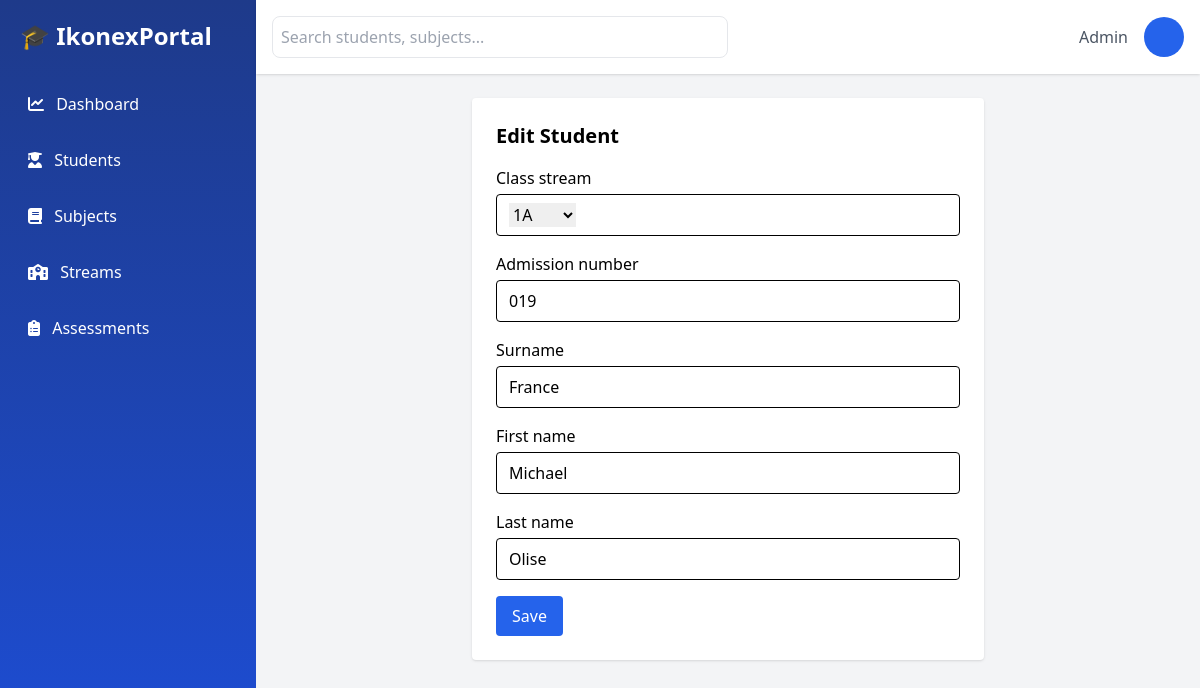
The page /students/1/update/ on the database its author committed.
### Ikonex/models.py (models this page shows, shortened)
class Student(models.Model):
    class_stream = models.ForeignKey(ClassStream, on_delete=models.CASCADE, related_name="students")
    admission_number = models.CharField(max_length=40, unique=True)
    surname = models.CharField(max_length=50)
    first_name = models.CharField(max_length=50)
    last_name = models.CharField(max_length=50)
    created_at = models.DateTimeField(auto_now_add=True)

### Ikonex/views.py (the view)
# urls.py: path("students/<int:pk>/update/", StudentUpdateView.as_view(), name="update-student"),
class StudentUpdateView(UpdateView):
    model = Student
    form_class = StudentForm
    template_name =  "students/student_form.html"
    success_url = reverse_lazy("student-list")

### Ikonex/forms.py
class StudentForm(forms.ModelForm):
    class Meta:
        model = Student
        fields = "__all__"

### Ikonex/models.py (called while the page is built)
    def __str__(self):
        return self.name

### templates/students/student_form.html (shortened to what this page needs)
{% extends 'home/base.html' %}
{% block content %}
<div class="bg-white p-6 rounded shadow max-w-lg mx-auto">
    <h2 class="text-xl font-bold mb-4">
        {% if object %}Edit Student{% else %}Add Student{% endif %}
    </h2>
    <form method="post" class="space-y-4">
       {% for field in form %}
        <div>
            <label class="block font-medium mb-1">
                {{ field.label }}
            </label>
            <div class="w-full border border-black rounded px-3 py-2">
                {{ field }}
            </div>
        </div>
       {% endfor %}
       <button class="bg-blue-600 text-white px-4 py-2 rounded">
            Save
       </button>
</form>
</div>
{% endblock %}

### rows shown on the page
Student: form "1A" "019" "France" "Michael" "Olise"

### other values the page prints
{{ field.label }} "Class stream" "Admission number" "Surname" "First name" "Last name"
